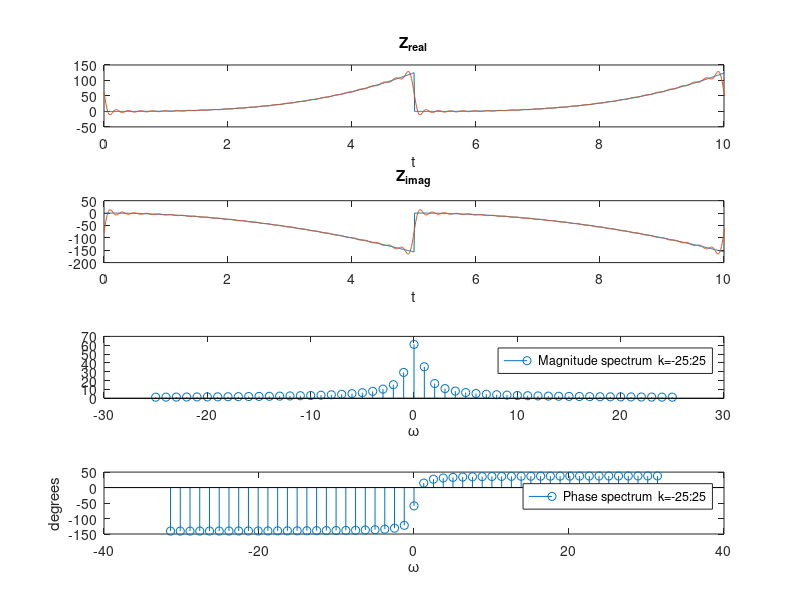

The MATLAB source for this figure:
%x_single_period(t)= 5, 0<t<1 , T=2 
%                   -5, 1<t<2  
%x_periodic(t),     0<t<5T

close all
clear all
clc

%% single period defination
dT=0.01;
t=0:dT:5;
x=t.^3-1i*2*pi.*t.^2;
x_single_period=x;
t_single_period=t; % single period is from 0 to 2


%% period and fundamental angular freq.
T=t(length(t))-t(1);    % I decided to calculate period this way instead
w0=2*pi/T; 


%%



%% replicating single period
number_of_periods=5;
x_extended=repmat(x_single_period,1,number_of_periods);   % 1 row, 5 column: number of periods
% generating new 'time' variable to match signal 'x_extended'
t_extended=linspace(t_single_period(1),t_single_period(1)+(length(x_extended)-1)*...
    (t_single_period(2)-t_single_period(1)),length(x_extended));

    %% Gotta plot the real & imaginary part of original signal
    x_ext_re=real(x_extended);
    x_ext_im=imag(x_extended);
    
figure (1);     % We will plot everything on the same figure
subplot(411)
    plot(t_extended,x_ext_re);
    xlabel('t')
    title('Z_r_e_a_l')
    xlim([0 10])
    hold on; % Putting hold on since we have to come back and plot the reconstructed
subplot(412)
    plot(t_extended,x_ext_im);
    xlabel('t')
    title('Z_i_m_a_g')
    xlim([0 10])
    hold on;    % Putting hold on since we have to come back and plot the reconstruction


%% exponential FS, approximation with 11 terms
k=-25:25; %k=index of harmonics

for ii=1:length(k)
    Ck(ii)=(1/T)*trapz(t_single_period, x_single_period.*exp(-1i*k(ii)*w0*t_single_period));
end

w0k=w0*k;  % different hermonic angular frequencies
subplot(413)        % Plot it on the same figure but different subplot
stem(k,abs(Ck))
hold on
% set(gca,'xtick',w0k,'xticklabels',{'-5\omega_0','-4\omega_0',...
%     '-3\omega_0','-2\omega_0','-\omega_0','0','\omega_0',...
%     '2\omega_0','3\omega_0','4\omega_0','5\omega_0'});

legend('Magnitude spectrum  k=-25:25')
xlabel('\omega')

subplot(414)        % And the phase spectrum on the last subplot...
stem(w0k,angle(Ck)*180/pi);
% set(gca,'xtick',w0k,'xticklabels',{'-5\omega_0','-4\omega_0',...
%     '-3\omega_0','-2\omega_0','-\omega_0','0','\omega_0',...
%     '2\omega_0','3\omega_0','4\omega_0','5\omega_0'});
legend('Phase spectrum  k=-25:25')
xlabel('\omega')
ylabel('degrees')

%% signal reconstruction from FS components
% reconstructing 'number_of_periods' cycles


t_reconstracted=linspace(t_single_period(1),t_single_period(1)+...
    (number_of_periods*length(t_single_period)-1)*(t_single_period(2)-t_single_period(1)),...
    number_of_periods*length(x_single_period));

x_reconstracted=zeros(1,length(t_reconstracted));  % initiating with zeros (0)


for ii=1:length(k)
    x_reconstracted=x_reconstracted+Ck(ii)*exp(1i*k(ii)*w0*t_reconstracted);
end

%% But wait, I have to plot the reconstructed signal on top of the original!!!
x_rec_re = real(x_reconstracted);
x_rec_im = imag(x_reconstracted);

subplot(411);   % Plot these over the original signal
    plot(t_reconstracted,x_rec_re);
subplot(412);
    plot(t_reconstracted,x_rec_im);
